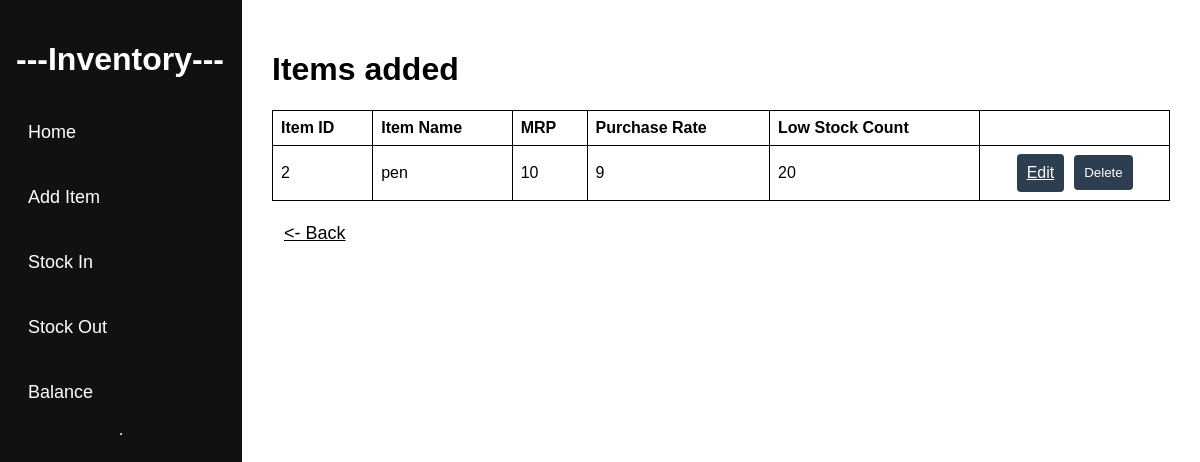
Page /add_item_details on the earlier database version.
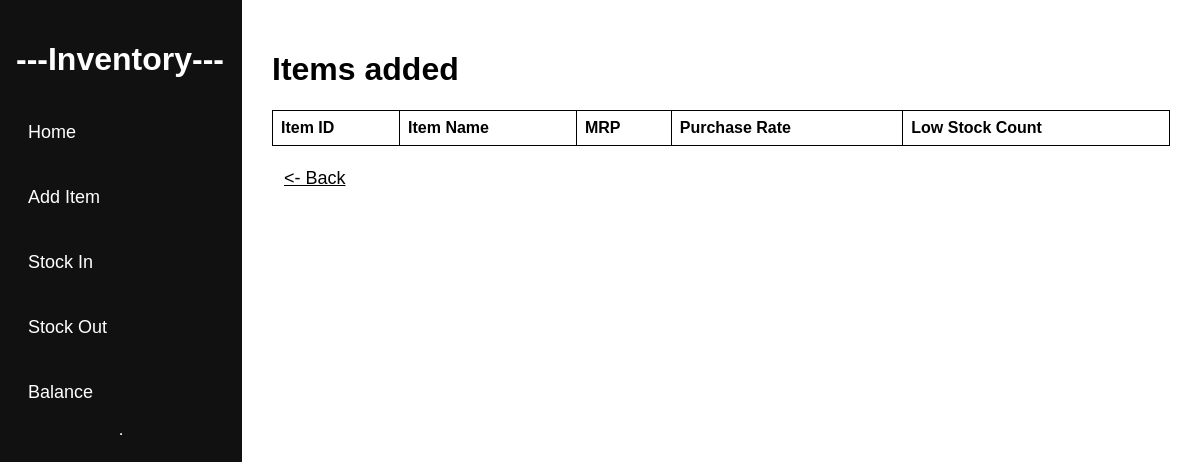
Same page on the later database version.
### tables this page shows
CREATE TABLE items
(
    id INTEGER PRIMARY KEY AUTOINCREMENT,
    name TEXT NOT NULL,
    mrp INTEGER NOT NULL,
    purchase_rate INTEGER NOT NULL,
    low_stock INTEGER NOT NULL DEFAULT 0
);

### app.py (the view)
@app.route("/add_item_details")
def add_item_details():
    data=get_all_items()
    return render_template("add_item_table.html",data=data)

### db.py (called while the page is built)
def get_connection():
    return sqlite3.connect(DB_NAME)

def get_all_items():
    con=get_connection()
    cur=con.cursor()
    cur.execute("SELECT * FROM items")
    items=cur.fetchall()
    con.close()
    return items

### templates/add_item_table.html (shortened to what this page needs)
<!DOCTYPE html>
<html lang="en">
<head>
    <link rel="stylesheet" href="{{ url_for('static', filename='add_item.css') }}">
</head>
<body>
    {% extends "base.html" %}
    {% block content %}
    <h1>Items added</h1>
    <table >
        <thead>
            <tr>
                <th>Item ID</th>
                <th>Item Name</th>
                <th>MRP</th>
                <th>Purchase Rate</th>
                <th>Low Stock Count</th>
            </tr>
        </thead>
        <tbody>
            {% for row in data %}
            <tr>
                <td>{{ row[0] }}</td>
                <td>{{ row[1] }}</td>
                <td>{{ row[2] }}</td>
                <td>{{ row[3] }}</td>
                <td>{{ row[4] }}</td>
                <td>
                    <div class="action-buttons">
                    <a href="{{ url_for('edit_item', item_id=row[0]) }}" class="edit-btn">Edit</a>
                    <form method="POST"
                    action="{{ url_for('delete_item_route', item_id=row[0]) }}"
                    >
                <button type="submit" class="delete-btn">Delete</button>
            </form>
            </div>
                </td>
            </tr>
            {% endfor %}
        </tbody>
    </table>
    <div class="table">
    <a href="{{ url_for('add_item_route') }}"><- Back</a>
</div>
    {% endblock %}

Differences in the rows shown:
removed items: id "2", name "pen", mrp "10", purchase_rate "9", low_stock "20"
